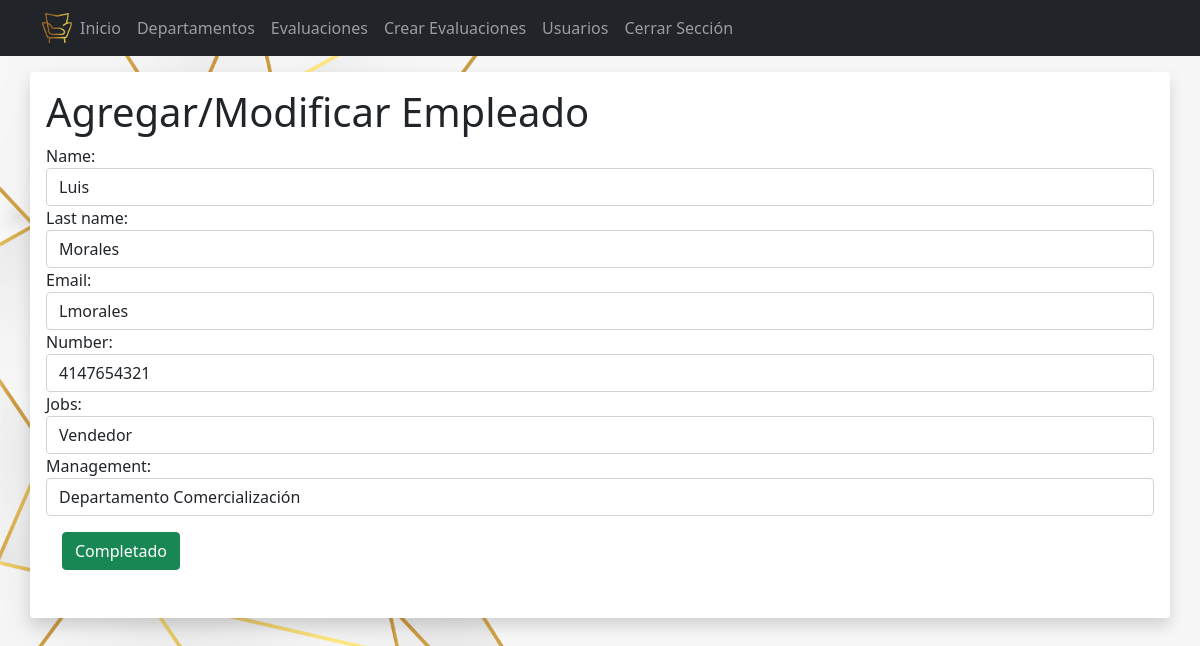
The page /departamento/personal/2/edit (signed in) on the database its author committed.
### Login/models.py (models this page shows, shortened)
class  Staff(models.Model):
    name = models.CharField(max_length=50)
    last_name = models.CharField(max_length=50)
    email = models.CharField(max_length=100)
    number = models.IntegerField(max_length=50)
    jobs = models.CharField(max_length=300)
    management = models.ForeignKey(Department, on_delete=models.SET_NULL, null=True)

class Department(models.Model):
    management = models.CharField(max_length=300)
    def __str__(self):
        return f'Departamento {self.management}'

### Login/views.py (the view)
# urls.py: path('departamento/personal/<int:id>/edit', views.edit_staff, name='edit_staff'),
@login_required
def edit_staff(request, id):
    if request.method == 'GET':
        staff = get_object_or_404(Staff, pk=id)
        form = StaffForm(instance=staff)
        return render(request, 'create_staff.html', {'form':form})
    else:
        staff = get_object_or_404(Staff, pk=id)
        form = StaffForm(request.POST, instance=staff)
        form.save()
        return redirect('departament')

### Login/forms.py
class StaffForm(forms.ModelForm):
    class Meta:
        model = Staff
        fields = ['name', 'last_name', 'email', 'number', 'jobs', 'management']
        widgets = {
            'name': forms.TextInput(attrs={'class': 'form-control', 'label': 'Nombre', 'placeholder': 'Nombre de Empleado'}),
            'last_name': forms.TextInput(attrs={'class': 'form-control', 'placeholder': 'Apellido de Empleado'}),
            'email': forms.TextInput(attrs={'class': 'form-control', 'placeholder': 'Correo de Empleado'}),
            'number': forms.TextInput(attrs={'class': 'form-control', 'placeholder': 'Telefono de Empleado'}),
            'jobs': forms.TextInput(attrs={'class': 'form-control', 'placeholder': 'Puesto de Empleado'}),
            'management': forms.Select(attrs={'class': 'form-control', 'placeholder': 'Gerencia'})
        }

### Login/templates/create_staff.html (shortened to what this page needs)
<!DOCTYPE html>
<html lang="en">
<head>
</head>
<body>
    {% extends 'base.html' %}
    {% block content %}
    <main class="container bg-light rounded mt-3 shadow p-3 mb-5 bg-body rounded">
        <form action="" method="POST">
            <div class="mb-3">
                <h1>Agregar/Modificar Empleado</h1>
                {{form}}
                <button class="btn btn-success m-3">
                    Completado
                </button>
            </div>
        </form>
    </main>
    {% endblock %}

### Login/static/styles/main.css (style rules this page uses)
body { background-image: url("fondo.jpg"); background-size: cover; }

### rows shown on the page
Staff: name "Luis", last_name "Morales", email "Lmorales", number "4147654321", jobs "Vendedor"
Department: management "Departamento Comercialización"
